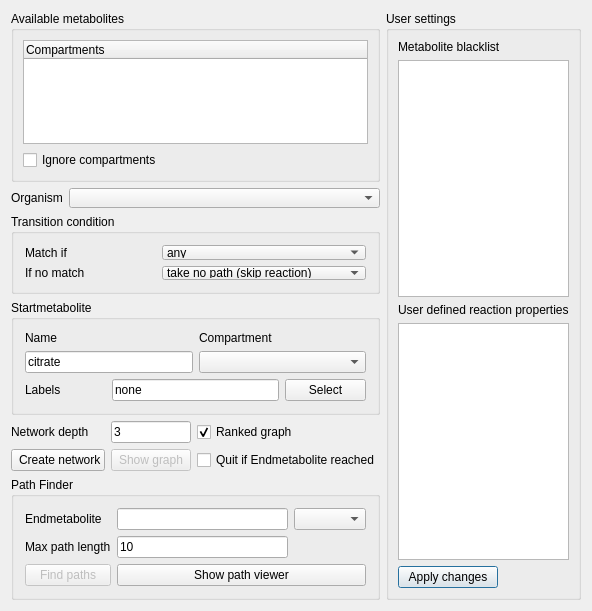
<ui version="4.0" >
 <class>PathFinderClass</class>
 <widget class="QDialog" name="PathFinderClass" >
  <property name="geometry" >
   <rect>
    <x>0</x>
    <y>0</y>
    <width>553</width>
    <height>611</height>
   </rect>
  </property>
  <property name="windowTitle" >
   <string>Manual network creation</string>
  </property>
  <layout class="QGridLayout" name="gridLayout_3" >
   <item row="0" column="0" colspan="4" >
    <widget class="QGroupBox" name="groupBox" >
     <property name="title" >
      <string>Available metabolites</string>
     </property>
     <layout class="QVBoxLayout" >
      <property name="spacing" >
       <number>6</number>
      </property>
      <property name="margin" >
       <number>9</number>
      </property>
      <item>
       <widget class="QTreeWidget" name="treeWidget" >
        <column>
         <property name="text" >
          <string>Compartments</string>
         </property>
        </column>
       </widget>
      </item>
      <item>
       <widget class="QCheckBox" name="checkBox" >
        <property name="mouseTracking" >
         <bool>false</bool>
        </property>
        <property name="text" >
         <string>Ignore compartments</string>
        </property>
        <property name="checked" >
         <bool>false</bool>
        </property>
       </widget>
      </item>
     </layout>
    </widget>
   </item>
   <item rowspan="7" row="0" column="4" >
    <widget class="QGroupBox" name="groupBox_5" >
     <property name="title" >
      <string>User settings</string>
     </property>
     <layout class="QVBoxLayout" >
      <property name="spacing" >
       <number>6</number>
      </property>
      <property name="margin" >
       <number>9</number>
      </property>
      <item>
       <widget class="QLabel" name="label" >
        <property name="text" >
         <string>Metabolite blacklist</string>
        </property>
       </widget>
      </item>
      <item>
       <layout class="QVBoxLayout" >
        <property name="spacing" >
         <number>6</number>
        </property>
        <property name="margin" >
         <number>0</number>
        </property>
        <item>
         <widget class="QTextEdit" name="textEdit_3" />
        </item>
       </layout>
      </item>
      <item>
       <widget class="QLabel" name="label_11" >
        <property name="text" >
         <string>User defined reaction properties</string>
        </property>
       </widget>
      </item>
      <item>
       <widget class="QTextEdit" name="textEdit" />
      </item>
      <item>
       <widget class="QPushButton" name="pushButton_6" >
        <property name="maximumSize" >
         <size>
          <width>100</width>
          <height>16777215</height>
         </size>
        </property>
        <property name="text" >
         <string>Apply changes</string>
        </property>
       </widget>
      </item>
     </layout>
    </widget>
   </item>
   <item row="1" column="0" >
    <widget class="QLabel" name="label_7" >
     <property name="text" >
      <string>Organism</string>
     </property>
    </widget>
   </item>
   <item row="1" column="1" colspan="3" >
    <widget class="QComboBox" name="comboBox_4" >
     <property name="sizePolicy" >
      <sizepolicy vsizetype="Preferred" hsizetype="Preferred" >
       <horstretch>0</horstretch>
       <verstretch>0</verstretch>
      </sizepolicy>
     </property>
     <property name="maximumSize" >
      <size>
       <width>16777215</width>
       <height>20</height>
      </size>
     </property>
     <property name="currentIndex" >
      <number>-1</number>
     </property>
    </widget>
   </item>
   <item row="2" column="0" colspan="4" >
    <widget class="QGroupBox" name="groupBox_4" >
     <property name="maximumSize" >
      <size>
       <width>16777215</width>
       <height>80</height>
      </size>
     </property>
     <property name="title" >
      <string>Transition condition</string>
     </property>
     <layout class="QGridLayout" name="gridLayout_2" >
      <item row="0" column="0" >
       <widget class="QLabel" name="label_4" >
        <property name="text" >
         <string>Match if</string>
        </property>
       </widget>
      </item>
      <item row="0" column="1" >
       <widget class="QComboBox" name="comboBox" >
        <property name="currentIndex" >
         <number>0</number>
        </property>
        <item>
         <property name="text" >
          <string>any</string>
         </property>
        </item>
        <item>
         <property name="text" >
          <string>transition is of type "main"</string>
         </property>
        </item>
        <item>
         <property name="text" >
          <string>carbon transition occurs</string>
         </property>
        </item>
        <item>
         <property name="text" >
          <string>label transition occurs</string>
         </property>
        </item>
       </widget>
      </item>
      <item row="1" column="0" >
       <widget class="QLabel" name="label_10" >
        <property name="text" >
         <string>If no match</string>
        </property>
       </widget>
      </item>
      <item row="1" column="1" >
       <widget class="QComboBox" name="comboBox_5" >
        <property name="currentIndex" >
         <number>1</number>
        </property>
        <item>
         <property name="text" >
          <string>take every path (of that reaction)</string>
         </property>
        </item>
        <item>
         <property name="text" >
          <string>take no path (skip reaction)</string>
         </property>
        </item>
       </widget>
      </item>
     </layout>
    </widget>
   </item>
   <item row="3" column="0" colspan="4" >
    <widget class="QGroupBox" name="groupBox_3" >
     <property name="title" >
      <string>Startmetabolite</string>
     </property>
     <layout class="QGridLayout" name="gridLayout" >
      <item row="0" column="0" colspan="2" >
       <widget class="QLabel" name="label_8" >
        <property name="text" >
         <string>Name</string>
        </property>
       </widget>
      </item>
      <item row="0" column="2" >
       <widget class="QLabel" name="label_9" >
        <property name="text" >
         <string>Compartment</string>
        </property>
       </widget>
      </item>
      <item row="1" column="0" colspan="2" >
       <widget class="QLineEdit" name="lineEdit" >
        <property name="text" >
         <string>citrate</string>
        </property>
       </widget>
      </item>
      <item row="1" column="2" colspan="2" >
       <widget class="QComboBox" name="comboBox_2" />
      </item>
      <item row="2" column="0" >
       <widget class="QLabel" name="label_2" >
        <property name="text" >
         <string>Labels</string>
        </property>
       </widget>
      </item>
      <item row="2" column="1" colspan="2" >
       <widget class="QLineEdit" name="lineEdit_5" >
        <property name="text" >
         <string>none</string>
        </property>
        <property name="readOnly" >
         <bool>true</bool>
        </property>
       </widget>
      </item>
      <item row="2" column="3" >
       <widget class="QPushButton" name="pushButton_5" >
        <property name="text" >
         <string>Select</string>
        </property>
       </widget>
      </item>
     </layout>
    </widget>
   </item>
   <item row="4" column="0" colspan="2" >
    <widget class="QLabel" name="label_3" >
     <property name="text" >
      <string>Network depth</string>
     </property>
    </widget>
   </item>
   <item row="4" column="2" >
    <widget class="QLineEdit" name="lineEdit_3" >
     <property name="text" >
      <string>3</string>
     </property>
    </widget>
   </item>
   <item row="4" column="3" >
    <widget class="QCheckBox" name="checkBox_RankedGraph" >
     <property name="text" >
      <string>Ranked graph</string>
     </property>
     <property name="checked" >
      <bool>true</bool>
     </property>
    </widget>
   </item>
   <item row="5" column="0" colspan="2" >
    <widget class="QPushButton" name="pushButton" >
     <property name="text" >
      <string> Create network</string>
     </property>
    </widget>
   </item>
   <item row="5" column="2" >
    <widget class="QPushButton" name="pushButton_4" >
     <property name="enabled" >
      <bool>false</bool>
     </property>
     <property name="text" >
      <string>Show graph</string>
     </property>
    </widget>
   </item>
   <item row="5" column="3" >
    <widget class="QCheckBox" name="checkBox_5" >
     <property name="text" >
      <string>Quit if Endmetabolite reached</string>
     </property>
    </widget>
   </item>
   <item row="6" column="0" colspan="4" >
    <widget class="QGroupBox" name="groupBox_6" >
     <property name="title" >
      <string>Path Finder</string>
     </property>
     <layout class="QGridLayout" >
      <item row="0" column="0" >
       <widget class="QLabel" name="label_5" >
        <property name="text" >
         <string>Endmetabolite</string>
        </property>
       </widget>
      </item>
      <item row="0" column="1" >
       <widget class="QLineEdit" name="lineEdit_2" />
      </item>
      <item row="0" column="2" >
       <widget class="QComboBox" name="comboBox_3" />
      </item>
      <item row="1" column="0" >
       <widget class="QLabel" name="label_6" >
        <property name="text" >
         <string>Max path length</string>
        </property>
       </widget>
      </item>
      <item row="1" column="1" >
       <widget class="QLineEdit" name="lineEdit_4" >
        <property name="text" >
         <string>10</string>
        </property>
       </widget>
      </item>
      <item row="2" column="0" >
       <widget class="QPushButton" name="pushButton_2" >
        <property name="enabled" >
         <bool>false</bool>
        </property>
        <property name="text" >
         <string>Find paths</string>
        </property>
       </widget>
      </item>
      <item row="2" column="1" colspan="2" >
       <widget class="QPushButton" name="pushButton_3" >
        <property name="text" >
         <string>Show path viewer</string>
        </property>
       </widget>
      </item>
     </layout>
    </widget>
   </item>
  </layout>
 </widget>
 <layoutdefault spacing="6" margin="11" />
 <resources/>
 <connections/>
</ui>
